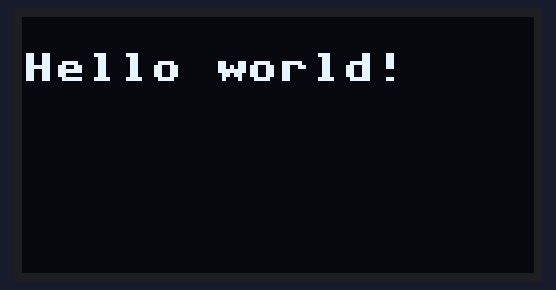
A program run on a simulated MicroPython board. Parts: 128×64 one-colour display. Library files of the repository ran but are not shown: ssd1306.py. At 6.2 s the program stops and its outputs stay as they are.

Above: at 1.2 s.
At 4.2 s:
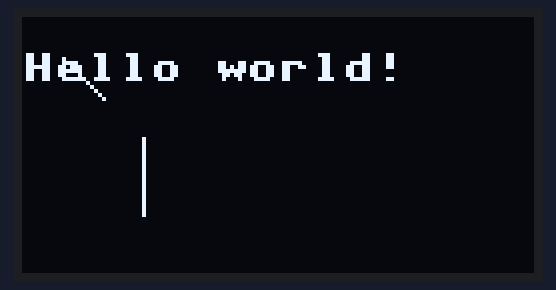
At 5.2 s:
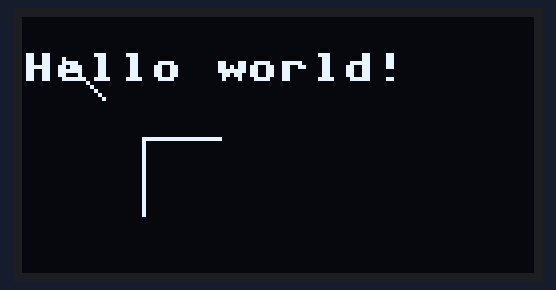

Measured:
- what the display in image 1 shows lasts 1.0 s, from 4.2 s to 5.2 s

The program:

lcd12864_demo.py
```python
from machine import I2C,Pin
from ssd1306 import SSD1306_I2C
import utime as time
cs=Pin(22)
i2c=I2C(0,sda=Pin(20),scl=Pin(21),freq=400000)
oled = SSD1306_I2C(128,64,i2c)
cs.off()
T=0.6

oled.fill(1)
oled.show()
oled.fill(0)
oled.show()
time.sleep(1)
oled.text('Hello world!',0,9,1)
oled.show()
time.sleep(1)
oled.pixel(20,20,1) #x20 y20处画点
oled.show()
time.sleep(1)
oled.line(10,10,20,20,1)# 画线
oled.show()
time.sleep(1)
oled.vline(30,30,20,1) # 画竖线
oled.show()
time.sleep(1)
oled.hline(30,30,20,1) #画横线
oled.show()
time.sleep(1)
oled.fill(1)
oled.show()
oled.fill(0)
oled.show()
```
